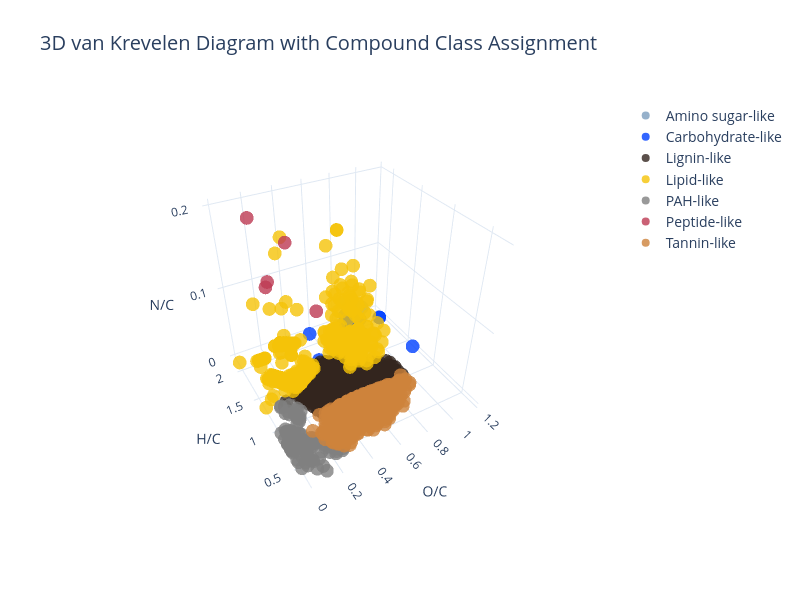

Notebook source saved alongside this figure:
### Markdown cell above
Alternatively, the Plotly package can be used to draw 3D diagrams with N/C as an additional axis.

### Code cell
vizList = []
for compound_class in np.sort(data_df['compound_class'].unique()):

    globals()[f'D_{compound_class}']=go.Scatter3d(

        x = data_df[data_df['compound_class'] == compound_class]['O/C'],
        y = data_df[data_df['compound_class'] == compound_class]['H/C'],
        z = data_df[data_df['compound_class'] == compound_class]['N/C'],

        name = f'{compound_class.replace('_',' ').capitalize()}-like' if 'pah' not in compound_class else 'PAH-like',

        hovertemplate = 'O/C: %{x} <br>' + \
                        'H/C: %{y} <br>' + \
                        'N/C: %{z} <br>',

        mode='markers',
        marker=dict(
            size=8,
            color=vk_region_colours[compound_class],           
            opacity=0.8,
            symbol='circle'
        )
    )

    vizList.append(globals()[f'D_{compound_class}']) 

fig = go.Figure(data=vizList)

camera = dict(
        up=dict(x=0, y=0, z=1),
        center=dict(x=0, y=0, z=0),
        eye=dict(x=-1, y=-1.75, z=1.5)
    )

fig.update_layout(
    scene_camera=camera,
    autosize=True,
    template='plotly_white',
    scene={
        'xaxis_title':'O/C',
        'yaxis_title':'H/C',
        'zaxis_title':'N/C'
    },
    width=800, height=600,
    showlegend=True,
    legend_font_size = 14,
    title = '3D van Krevelen Diagram with Compound Class Assignment',
    title_font_size = 20
)

fig.show()

# 3D vK diagrams created with Plotly are saved as HTML files
fig.write_html(f'{outputs_folder}/3d_vK_interactive.html')

### Figure 1 — Plotly figure (JSON) as saved in the notebook; plotly's stock layout.template omitted (floating-point values rounded to 4 significant figures; data arrays with more than 128 entries replaced by an {"elided": "..."} marker saying what was removed)
{"data": [{"hovertemplate": "O/C: %{x} <br>H/C: %{y} <br>N/C: %{z} <br>", "marker": {"color": "#7C9EBF", "opacity": 0.8, "size": 8, "symbol": "circle"}, "mode": "markers", "name": "Amino sugar-like", "type": "scatter3d", "x": [0.7692, 0.6923], "y": [1.462, 1.615], "z": [0.07692, 0.07692]}, {"hovertemplate": "O/C: %{x} <br>H/C: %{y} <br>N/C: %{z} <br>", "marker": {"color": "#0040FF", "opacity": 0.8, "size": 8, "symbol": "circle"}, "mode": "markers", "name": "Carbohydrate-like", "type": "scatter3d", "x": [0.6111, 0.6875, 0.625, 0.6667, 0.6667, 0.7143, 0.6, 0.6429, 0.9167, 0.6429, 0.5714, 0.5, 1.143, 1.143, 1.167], "y": [1.389, 1.438, 1.438, 1.533, 1.4, 1.357, 1.4, 1.357, 1.833, 1.571, 2.143, 1.667, 2.0, 2.0, 1.333], "z": [0.05556, 0.0625, 0.0625, 0.06667, 0.06667, 0.07143, 0.06667, 0.07143, 0.0, 0.0, 0.0, 0.0, 0.0, 0.0, 0.0]}, {"hovertemplate": "O/C: %{x} <br>H/C: %{y} <br>N/C: %{z} <br>", "marker": {"color": "#33251E", "opacity": 0.8, "size": 8, "symbol": "circle"}, "mode": "markers", "name": "Lignin-like", "type": "scatter3d", "x": {"elided": "1065 float values"}, "y": {"elided": "1065 float values"}, "z": {"elided": "1065 float values"}}, {"hovertemplate": "O/C: %{x} <br>H/C: %{y} <br>N/C: %{z} <br>", "marker": {"color": "#F5C308", "opacity": 0.8, "size": 8, "symbol": "circle"}, "mode": "markers", "name": "Lipid-like", "type": "scatter3d", "x": {"elided": "299 float values"}, "y": {"elided": "299 float values"}, "z": {"elided": "299 float values"}}, {"hovertemplate": "O/C: %{x} <br>H/C: %{y} <br>N/C: %{z} <br>", "marker": {"color": "#808080", "opacity": 0.8, "size": 8, "symbol": "circle"}, "mode": "markers", "name": "PAH-like", "type": "scatter3d", "x": [0.06667, 0.02273, 0.04651, 0.02273, 0.04651, 0.04651, 0.04762, 0.07317, 0.0, 0.04878, 0.02381, 0.07692, 0.05, 0.0, 0.05263, 0.0, 0.05263, 0.08824, 0.05714, 0.02778, 0.05714, 0.05882, 0.09091, 0.09375, 0.06061, 0.02941, 0.02941, 0.02941, 0.0625, 0.09677, 0.0303, 0.0625, 0.0, 0.1, 0.06452, 0.03125, 0.06452, 0.0, 0.03125, 0.03125, 0.06452, 0.03226, 0.1034, 0.1333, 0.06667, 0.06667, 0.0, 0.03333, 0.1071, 0.1481, 0.03333, 0.06897, 0.06897, 0.06897, 0.0, 0.03448, 0.03448, 0.1429, 0.03448, 0.1429, 0.1034, 0.03448, 0.1111, 0.2609, 0.0, 0.0, 0.03448, 0.03448, 0.1154, 0.1481, 0.07407, 0.0, 0.1154, 0.0, 0.1071, 0.2727, 0.0, 0.1154, 0.07407, 0.2174, 0.0, 0.03704, 0.07692, 0.2273, 0.2273, 0.03704, 0.16, 0.03846, 0.08, 0.2381, 0.1818, 0.0, 0.0, 0.0, 0.25, 0.1905, 0.1905, 0.15, 0.2105, 0.2222], "y": [0.6667, 0.7727, 0.6977, 0.7273, 0.6512, 0.6047, 0.8095, 0.7317, 0.8372, 0.6341, 0.5714, 0.6667, 0.6, 0.8293, 0.8947, 0.7317, 0.6842, 0.8235, 0.8571, 0.8889, 0.8, 0.8824, 0.7273, 0.8125, 0.8485, 0.8235, 0.7647, 0.7647, 0.8125, 0.7097, 0.8485, 0.6875, 0.7647, 0.8, 0.8387, 0.875, 0.7742, 0.9091, 0.75, 0.75, 0.6452, 0.9032, 0.6207, 0.6667, 0.6667, 0.6, 0.75, 0.9333, 0.6429, 0.5185, 0.8, 0.6207, 0.5517, 0.4828, 0.6452, 0.8966, 0.8276, 0.7143, 0.7586, 0.6429, 0.6897, 0.6897, 0.3704, 0.4348, 0.6667, 0.6667, 0.5517, 0.4828, 0.6154, 0.6667, 0.6667, 0.8276, 0.4615, 0.7586, 0.6429, 0.4545, 0.6897, 0.3077, 0.3704, 0.4348, 0.5517, 0.6667, 0.4615, 0.5455, 0.4545, 0.4444, 0.64, 0.6923, 0.48, 0.4762, 0.5455, 0.5185, 0.4444, 0.6923, 0.5, 0.5714, 0.4762, 0.7, 0.5263, 0.5556], "z": [0.04444, 0.04545, 0.04651, 0.04545, 0.04651, 0.04651, 0.04762, 0.04878, 0.04651, 0.04878, 0.04762, 0.05128, 0.05, 0.04878, 0.0, 0.04878, 0.05263, 0.0, 0.0, 0.0, 0.0, 0.0, 0.0, 0.0, 0.0, 0.0, 0.0, 0.0, 0.0, 0.0, 0.0, 0.0, 0.0, 0.0, 0.0, 0.0, 0.0, 0.0, 0.0, 0.0, 0.0, 0.0, 0.0, 0.0, 0.0, 0.0, 0.0, 0.0, 0.0, 0.0, 0.0, 0.0, 0.0, 0.0, 0.0, 0.0, 0.0, 0.0, 0.0, 0.0, 0.0, 0.0, 0.0, 0.0, 0.0, 0.0, 0.0, 0.0, 0.0, 0.0, 0.0, 0.0, 0.0, 0.0, 0.0, 0.0, 0.0, 0.0, 0.0, 0.0, 0.0, 0.0, 0.0, 0.0, 0.0, 0.0, 0.0, 0.0, 0.0, 0.0, 0.0, 0.0, 0.0, 0.0, 0.0, 0.0, 0.0, 0.0, 0.0, 0.0]}, {"hovertemplate": "O/C: %{x} <br>H/C: %{y} <br>N/C: %{z} <br>", "marker": {"color": "#BD3A53", "opacity": 0.8, "size": 8, "symbol": "circle"}, "mode": "markers", "name": "Peptide-like", "type": "scatter3d", "x": [0.2941, 0.1, 0.1053, 0.1333, 0.2308], "y": [1.588, 1.35, 1.316, 1.8, 0.7692], "z": [0.1765, 0.15, 0.1579, 0.2, 0.1538]}, {"hovertemplate": "O/C: %{x} <br>H/C: %{y} <br>N/C: %{z} <br>", "marker": {"color": "#CE833B", "opacity": 0.8, "size": 8, "symbol": "circle"}, "mode": "markers", "name": "Tannin-like", "type": "scatter3d", "x": {"elided": "468 float values"}, "y": {"elided": "468 float values"}, "z": {"elided": "468 float values"}}], "layout": {"autosize": true, "height": 600, "legend": {"font": {"size": 14}}, "scene": {"camera": {"center": {"x": 0, "y": 0, "z": 0}, "eye": {"x": -1, "y": -1.75, "z": 1.5}, "up": {"x": 0, "y": 0, "z": 1}}, "xaxis": {"title": {"text": "O/C"}}, "yaxis": {"title": {"text": "H/C"}}, "zaxis": {"title": {"text": "N/C"}}}, "showlegend": true, "title": {"font": {"size": 20}, "text": "3D van Krevelen Diagram with Compound Class Assignment"}, "width": 800}}
